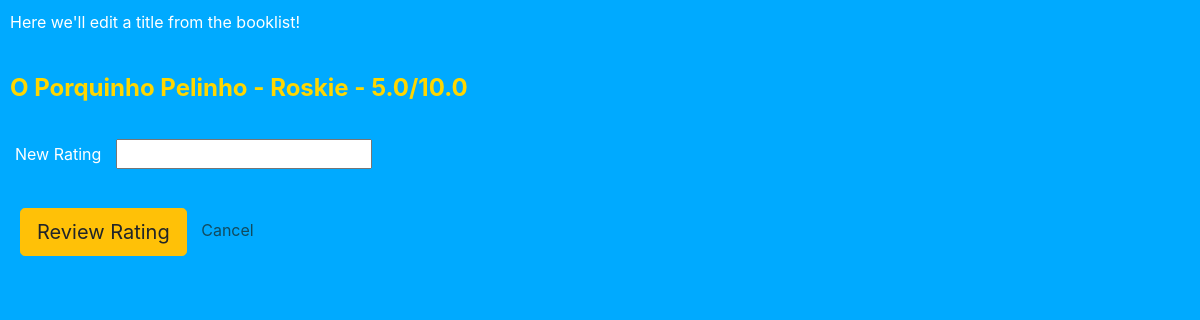
Before: /edit/2 with the older database file.
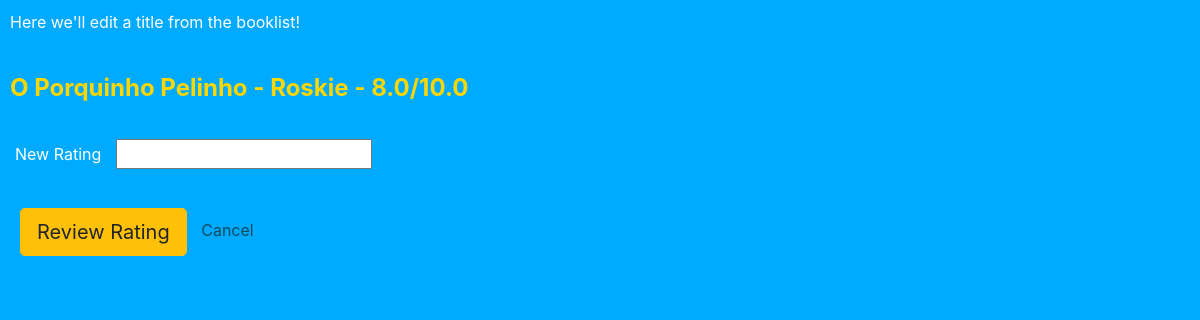
After: the same page with the newer database file.
### main.py (models this page shows)
class Book(db.Model):
    bookid = db.Column(db.Integer, primary_key=True)
    title = db.Column(db.String(250), unique=True, nullable=False)
    author = db.Column(db.String(250), nullable=False)
    review = db.Column(db.Float, nullable=False)

### main.py (the view, shortened to what this page needs)
@app.route('/edit/<link_id>', methods=["GET", "POST"])
def edit(link_id):
    books = query_books()
    selected_book = find_book(books, link_id)
    if request.method == "GET":
        return render_template("edit.html", book=selected_book)

### main.py (called while the page is built)
def query_books():
    all_books = []
    books = db.session.query(Book).all()
    for book in books:
        book_info = {
            "bookid": book.bookid,
            "title": book.title,
            "author": book.author,
            "rating": book.review,
        }
        all_books.append(book_info)
    return all_books

def find_book(books, link_id):
    for book in books:
        print(books)
        print(link_id)
        if book['bookid'] == int(link_id):
            selected_book = book
            print(selected_book['title'])
            return selected_book
    return "Book not found"

### templates/edit.html (shortened to what this page needs)
<!DOCTYPE html>
<html lang="en">
<head>
    <link rel="stylesheet"
          href="https://cdn.jsdelivr.net/npm/bootstrap@4.3.1/dist/css/bootstrap.min.css"
>
    <link rel="stylesheet" href="/static/style.css">
</head>
<body>
    <p>Here we'll edit a title from the booklist!</p>
    <p class="bookinfo">{{ book["title"] }} - {{ book["author"] }} - {{ book["rating"] }}/10.0</p>
        <form action="" method="POST">
        <label>New Rating</label>
        <input type="text" name="rating">
        <br>
        <br>
        <button type="submit" class="btn btn-warning btn-lg">Review Rating</button>
        <a href="/">Cancel</a>
        </form>
</body>
</html>

Changed rows visible on the page:
changed Book "O Porquinho Pelinho": rating "5.0" → "8.0"
